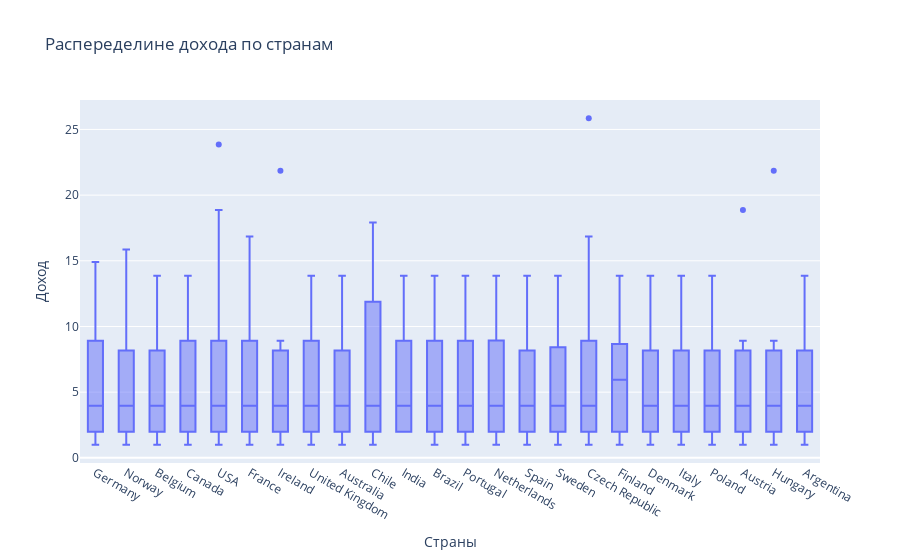

Notebook code for this chart:
### Code cell
fig = px.box(df3, x='country', y='total',
             title='Распеределине дохода по странам',
             labels={'country': 'Страны', 'total': 'Доход'})

fig.show()

### Figure 1 — Plotly figure (JSON) as saved in the notebook; plotly's stock layout.template omitted (floating-point values rounded to 4 significant figures; data arrays with more than 128 entries replaced by an {"elided": "..."} marker saying what was removed)
{"data": [{"alignmentgroup": "True", "hovertemplate": "Страны=%{x}<br>Доход=%{y}<extra></extra>", "legendgroup": "", "marker": {"color": "#636efa"}, "name": "", "notched": false, "offsetgroup": "", "orientation": "v", "showlegend": false, "type": "box", "x": {"elided": "412 str values"}, "x0": " ", "xaxis": "x", "y": {"elided": "412 float values"}, "y0": " ", "yaxis": "y"}], "layout": {"boxmode": "group", "legend": {"tracegroupgap": 0}, "title": {"text": "Распеределине дохода по странам"}, "xaxis": {"anchor": "y", "domain": [0, 1], "title": {"text": "Страны"}}, "yaxis": {"anchor": "x", "domain": [0, 1], "title": {"text": "Доход"}}}}
